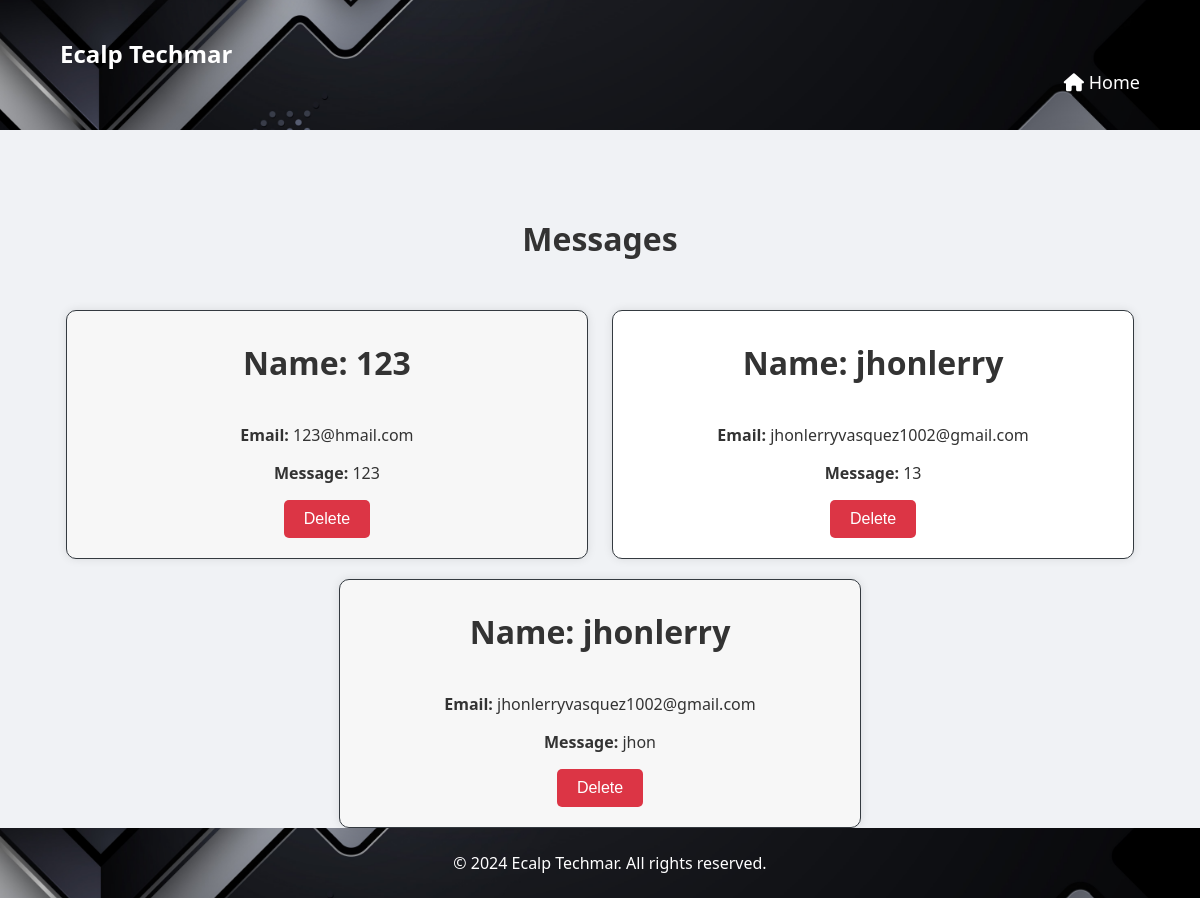
/messages/ (signed in), run on an earlier commit of the app's database.
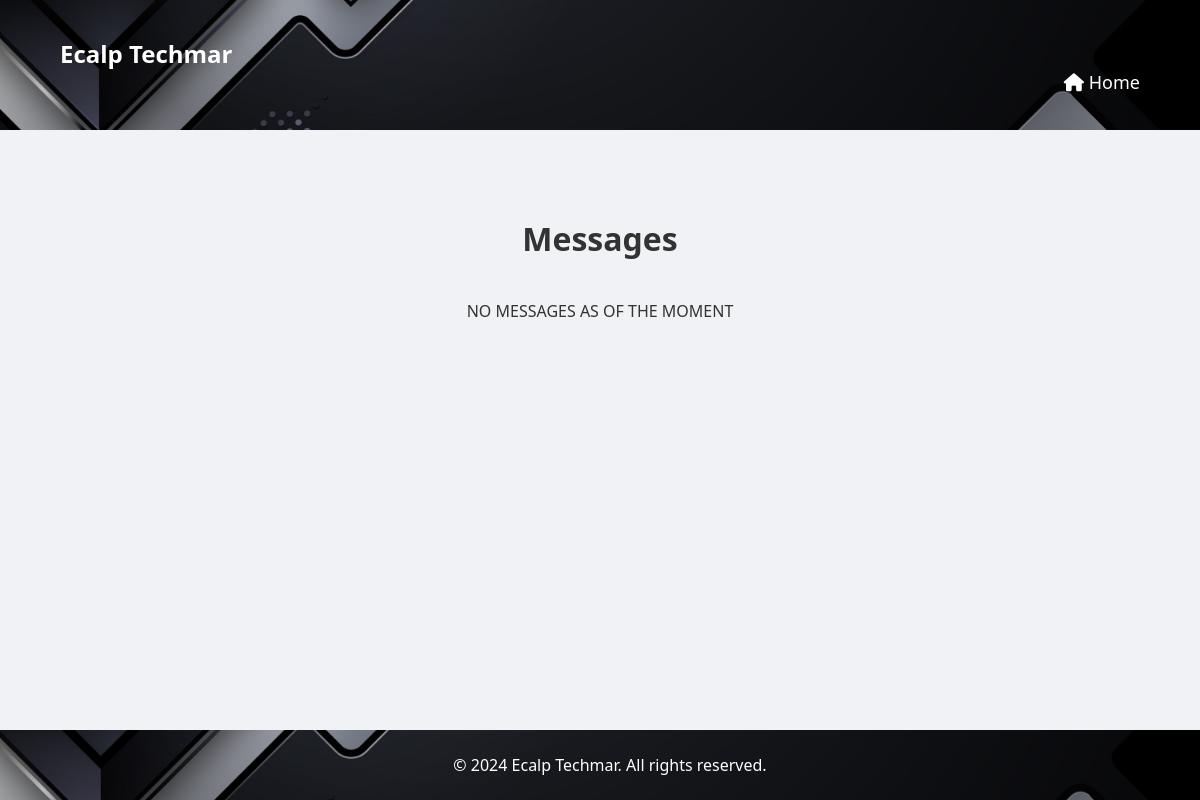
And on a later commit of the database.
### main/models.py (models this page shows, shortened)
class ContactMessage(models.Model):
    name = models.CharField(max_length=255)
    email = models.EmailField()
    message = models.TextField()
    created_at = models.DateTimeField(auto_now_add=True)

### custom_admin/views.py (the view)
# urls.py: path('messages/', views.contact_messages, name='messages'),
@login_required
@user_passes_test(is_staff)
def contact_messages(request):
    messages = ContactMessage.objects.all()
    return render(request, 'messages.html', {'messages': messages})

### custom_admin/views.py (called while the page is built)
def is_staff(user):
    return user.is_staff or user.is_superuser

### custom_admin/templates/messages.html (shortened to what this page needs)
<!DOCTYPE html>
<html lang="en">
<head>
    {% load static %}
    <link rel="stylesheet" href="{% static 'main/styles.css' %}">
    <link rel="stylesheet" href="https://cdnjs.cloudflare.com/ajax/libs/font-awesome/6.0.0-beta3/css/all.min.css">
</head>
<body>
    <header>
    <div class="container">
        <h1 class="logo">Ecalp Techmar</h1>
        <nav>
            <ul>
                  <li><a href="{% url 'custom_admin:admin_dashboard' %}"><i class="fas fa-home"></i> Home</a></li>
            </ul>
        </nav>
    </div>
</header>
<section id="messages">
    <h2>Messages</h2>
    <div class="messages">
        {% if messages %}
            {% for message in messages %}
                <div class="message">
                    <h2>Name: {{ message.name }}</h2>
                    <p><b>Email:</b> {{ message.email }}</p>
                    <p><b>Message:</b> {{ message.message }}</p>
                    <div class="button-group">
                        <button class="new-delete-button">
                            <a href="{% url 'custom_admin:delete_message' message.pk %}" onclick="return confirm('Are you sure you want to delete this message?')">
                                Delete
                            </a>
                        </button>
                    </div>
                </div>
            {% endfor %}
        {% else %}
            <p>NO MESSAGES AS OF THE MOMENT</p>
        {% endif %}
    </div>
</section>
    <footer>
        <div class="container">
            <div class="footer-content">
                <p style="text-align: center; width: 100%;">&copy; 2024 Ecalp Techmar. All rights reserved.</p>
            </div>
        </div>
    </footer>
</body>
</html>

What changed in the data, as far as the page shows it:
removed ContactMessage: name "123", email "123@hmail.com", message "123"
removed ContactMessage: name "jhonlerry", email "jhonlerryvasquez1002@gmail.com", message "13"
removed ContactMessage: name "jhonlerry", email "jhonlerryvasquez1002@gmail.com", message "jhon"
Also different on the page:
text now shown: "NO MESSAGES AS OF THE MOMENT"
